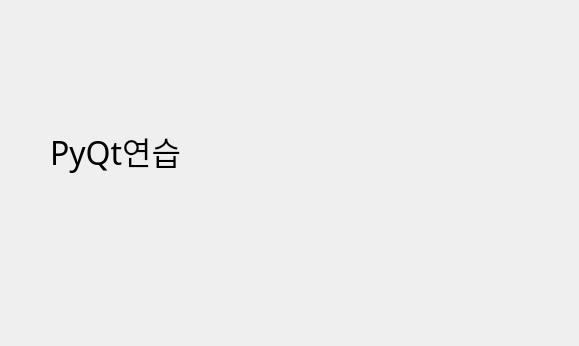
<?xml version="1.0" encoding="UTF-8"?>
<ui version="4.0">
 <class>Dialog</class>
 <widget class="QDialog" name="Dialog">
  <property name="geometry">
   <rect>
    <x>0</x>
    <y>0</y>
    <width>579</width>
    <height>346</height>
   </rect>
  </property>
  <property name="windowTitle">
   <string>Dialog</string>
  </property>
  <widget class="QLabel" name="label">
   <property name="geometry">
    <rect>
     <x>50</x>
     <y>100</y>
     <width>461</width>
     <height>101</height>
    </rect>
   </property>
   <property name="font">
    <font>
     <family>맑은 고딕</family>
     <pointsize>24</pointsize>
     <weight>50</weight>
     <bold>false</bold>
    </font>
   </property>
   <property name="text">
    <string>PyQt연습</string>
   </property>
  </widget>
 </widget>
 <resources/>
 <connections/>
</ui>
